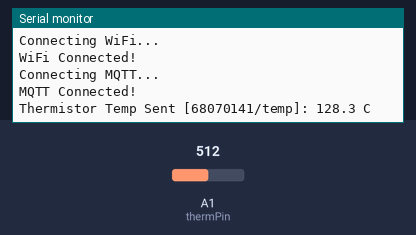
Bench run of a sketch on a simulated Arduino Uno R4 WiFi. On the bench: the last lines printed to the serial monitor. Inputs (shaded band) come from the test bench; at power-on: A1 (thermPin) = 512. WiFi joins after 1.5 s; servers stay silent unless stated; no MQTT or app messages arrive unless stated.

Above: at 2.7 s.
2.8 s: A1 (thermPin) set to 716
At 5.2 s:
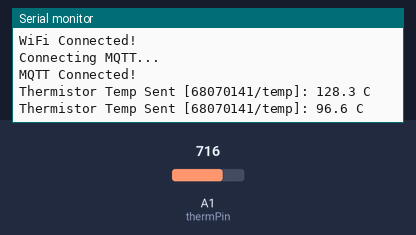
5.5 s: A1 (thermPin) set to 900
At 6.7 s:
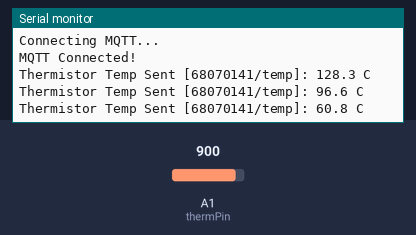
Timing chart, 0 to 8.5 s (numbered marks = the images above; inputs shaded):
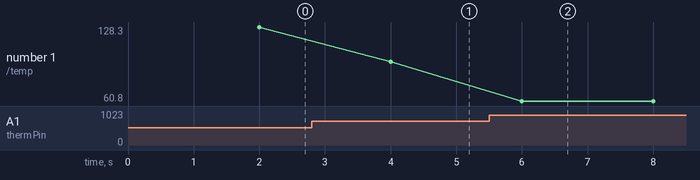

The sketch:

05_MQTT_Thermistor_Only.ino
```cpp
// โค้ดเฉพาะข้อ MQTT Thermistor (2 ขา) ส่งค่าอุณหภูมิขึ้น Topic: 68070141/temp
#include <WiFiS3.h>
#include <MQTTClient.h>
#include <math.h>

// 1. แก้ชื่อ WiFi / Hotspot มือถือ (ต้องเป็น 2.4 GHz)
const char WIFI_SSID[]      = "68070141";
const char WIFI_PASSWORD[]  = "nano9753";

// 2. ตั้งค่า MQTT Server
const char MQTT_BROKER[]    = "phycom.it.kmitl.ac.th";
const int  MQTT_PORT        = 1883; // บอร์ด Arduino ใช้ 1883 เสมอ!
const char MQTT_CLIENT_ID[] = "UnoR4_68070141_therm";
const char TOPIC_TEMP[]     = "68070141/temp";

const int thermPin = A1;

WiFiClient network;
MQTTClient mqtt(256);
unsigned long lastPublishTime = 0;

// ฟังก์ชันอ่านค่าอุณหภูมิจาก Thermistor (สูตรเดียวกับ Lab14 / Step 3.2)
float readThermistorC() {
  int adc = analogRead(thermPin);
  float Vout = adc * (5.0 / 1023.0);

  // ถ้าในห้องสอบใช้ตัวต้านทาน 330 โอห์ม ใช้ 330.0 (ถ้าใช้ตัวต้านทาน 10k ให้แก้ 330.0 เป็น 10000.0)
  float R = (330.0 * Vout) / (5.0 - Vout);

  // สมการ Beta คำนวณเป็นองศาเซลเซียส (C)
  float tempC = (1.0 / ((1.0 / 298.15) + (log(R / 10000.0) / 3950.0))) - 273.15;
  return tempC;
}

void connectToWiFiAndMQTT() {
  if (WiFi.status() != WL_CONNECTED) {
    Serial.print("Connecting WiFi...");
    WiFi.begin(WIFI_SSID, WIFI_PASSWORD);
    while (WiFi.status() != WL_CONNECTED) {
      delay(500);
      Serial.print(".");
    }
    Serial.println("\nWiFi Connected!");
  }

  if (!mqtt.connected()) {
    Serial.print("Connecting MQTT...");
    while (!mqtt.connect(MQTT_CLIENT_ID)) {
      delay(500);
      Serial.print(".");
    }
    Serial.println("\nMQTT Connected!");
  }
}

void setup() {
  Serial.begin(9600);
  mqtt.begin(MQTT_BROKER, MQTT_PORT, network);
  connectToWiFiAndMQTT();
}

void loop() {
  mqtt.loop();
  if (!mqtt.connected()) {
    connectToWiFiAndMQTT();
  }

  // ส่งค่าอุณหภูมิทุกๆ 2 วินาที
  if (millis() - lastPublishTime >= 2000) {
    lastPublishTime = millis();

    float tempC = readThermistorC();
    String payload = String(tempC, 1); // แปลงเป็นข้อความทศนิยม 1 ตำแหน่ง เช่น "27.8"

    mqtt.publish(TOPIC_TEMP, payload);

    Serial.print("Thermistor Temp Sent [");
    Serial.print(TOPIC_TEMP);
    Serial.print("]: ");
    Serial.print(payload);
    Serial.println(" C");
  }
}
```

Measured:
- after the input at 2.8 s, the serial monitor: prints a new line after 1.2 s (image 1)
- after the input at 5.5 s, the serial monitor: prints a new line after 0.50 s (image 2)
- plotted number 1: 128.3 → 96.6 after the input at 2.8 s, 96.6 → 60.8 after the input at 5.5 s
